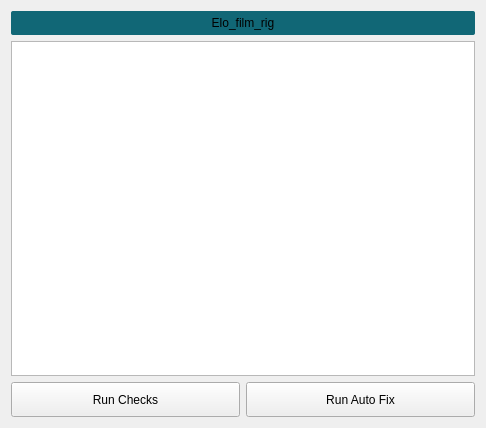
<?xml version="1.0" encoding="UTF-8"?>
<ui version="4.0">
 <class>assetCheckUI</class>
 <widget class="QWidget" name="assetCheckUI">
  <property name="geometry">
   <rect>
    <x>0</x>
    <y>0</y>
    <width>486</width>
    <height>428</height>
   </rect>
  </property>
  <property name="windowTitle">
   <string>Asset Checker V1.0</string>
  </property>
  <layout class="QGridLayout" name="gridLayout">
   <item row="1" column="0" colspan="2">
    <widget class="QTreeWidget" name="checkTree">
     <property name="enabled">
      <bool>true</bool>
     </property>
     <property name="uniformRowHeights">
      <bool>true</bool>
     </property>
     <property name="allColumnsShowFocus">
      <bool>true</bool>
     </property>
     <property name="headerHidden">
      <bool>true</bool>
     </property>
     <property name="columnCount">
      <number>3</number>
     </property>
     <attribute name="headerDefaultSectionSize">
      <number>60</number>
     </attribute>
     <attribute name="headerMinimumSectionSize">
      <number>60</number>
     </attribute>
     <attribute name="headerStretchLastSection">
      <bool>false</bool>
     </attribute>
     <column>
      <property name="text">
       <string notr="true">1</string>
      </property>
     </column>
     <column>
      <property name="text">
       <string notr="true">2</string>
      </property>
     </column>
     <column>
      <property name="text">
       <string notr="true">3</string>
      </property>
     </column>
    </widget>
   </item>
   <item row="0" column="0" colspan="2">
    <widget class="QPushButton" name="checkTypeBtn">
     <property name="minimumSize">
      <size>
       <width>0</width>
       <height>0</height>
      </size>
     </property>
     <property name="contextMenuPolicy">
      <enum>Qt::ActionsContextMenu</enum>
     </property>
     <property name="styleSheet">
      <string notr="true">QPushButton{ 
background-color: qlineargradient(spread:pad, x1:0, y1:1, x2:0, y2:0, stop:1 #116776, stop:0 #116776);
padding: 5px;
border-radius: 2px;
}

QPushButton:hover
{
background-color: #1d8ba3;
border-radius: 2px;
}

QPushButton:pressed
{
background-color: #1d1d1d;
border-radius: 2px;
}

QPushButton:disabled
{
background-color: #4b4b4b;
border-radius: 2px;
}</string>
     </property>
     <property name="text">
      <string>Elo_film_rig</string>
     </property>
    </widget>
   </item>
   <item row="2" column="1">
    <widget class="QPushButton" name="fixBtn">
     <property name="minimumSize">
      <size>
       <width>0</width>
       <height>35</height>
      </size>
     </property>
     <property name="text">
      <string>Run Auto Fix</string>
     </property>
    </widget>
   </item>
   <item row="2" column="0">
    <widget class="QPushButton" name="checkBtn">
     <property name="minimumSize">
      <size>
       <width>0</width>
       <height>35</height>
      </size>
     </property>
     <property name="text">
      <string>Run Checks</string>
     </property>
    </widget>
   </item>
  </layout>
 </widget>
 <resources/>
 <connections/>
</ui>
